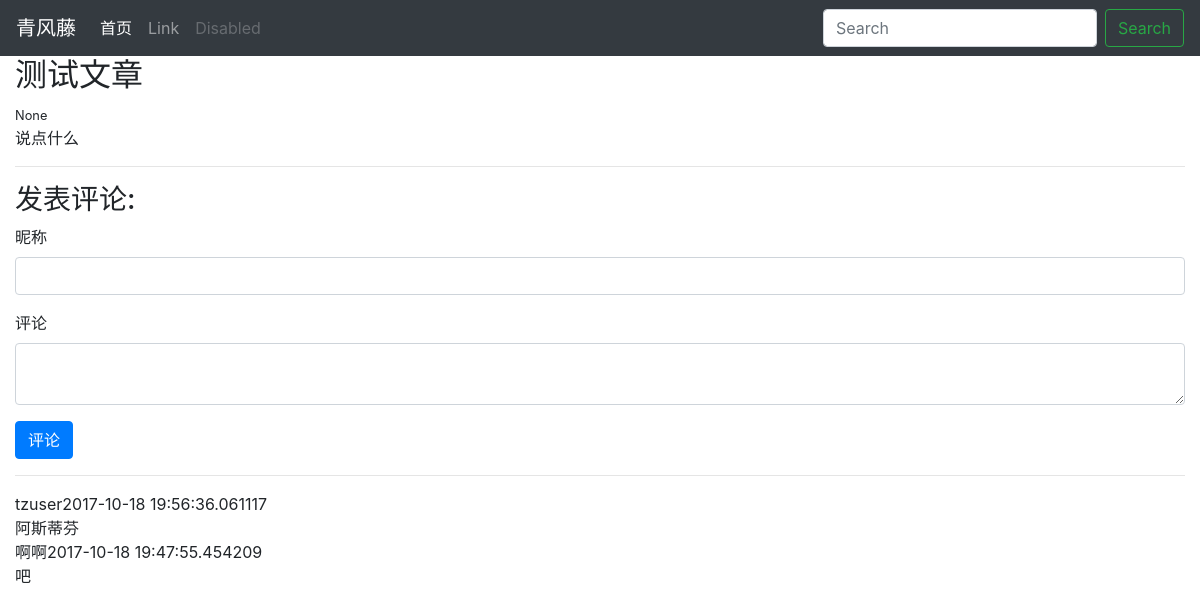
Page /blog/post/1 on the earlier database version.
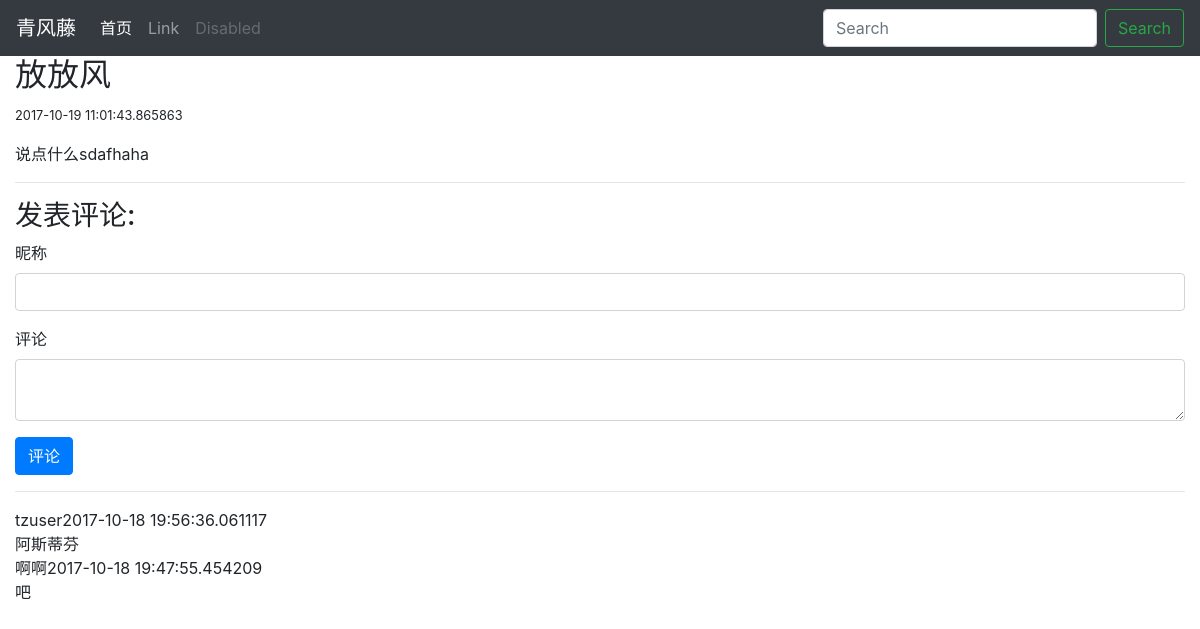
Same page on the later database version.
### webapp/models.py (models this page shows, shortened)
class Post(db.Model):
    id = db.Column(db.Integer(), primary_key=True)
    title = db.Column(db.String(255))
    text = db.Column(db.Text())
    publish_date = db.Column(db.DateTime())
    comments = db.relationship('Comment', backref='post', lazy='dynamic')
    user_id = db.Column(db.Integer(), db.ForeignKey('user.id'))
    tags = db.relationship('Tag', secondary=tags, backref=db.backref('posts', lazy='dynamic'))

### webapp/controllers/blog.py (the view, shortened to what this page needs)
@blog_blueprint.route('/post/<int:post_id>', methods=('GET', 'POST'))
def post(post_id):
    form = CommentForm()
    post = Post.query.get_or_404(post_id)
    tags = post.tags
    comments = post.comments.order_by(Comment.date.desc()).all()
    return render_template('post.html',
                           post=post,
                           tags=tags,
                           comments=comments,
                           form=form)

### webapp/forms.py
class CommentForm(Form):
    LANGUAGES = ['zh']
    name = StringField(
        u'昵称',
        validators=[DataRequired(), Length(max=255)]
    )
    text = TextAreaField(u'评论', validators=[DataRequired()])

### webapp/controllers/blog.py (called while the page is built)
@blog_blueprint.before_request
def before_request():
    if 'user_id' in session:
        g.user = User.query.get(session['user_id'])

### webapp/templates/blog/post.html (shortened to what this page needs)
{% extends "base.html" %}
{% block body %}
     <div >
        <div >
            <h2>{{ post.title }}</h2>
            <small>{{ post.publish_date }}</small>
            <p>{{ post.text | safe}}</p>
        </div >
        <hr >
        <h3>发表评论:</h3>
        <form method="POST" action="{{ url_for('.post',post_id=post.id) }}">
            <div class="form-group">
                {{ form.name.label() }}
                {{ form.name(class="form-control") }}
            </div>
            <div class="form-group">
                {{ form.text.label() }}
                {{ form.text(class="form-control") }}
            </div>
            <input class="btn btn-primary" type="submit" value="评论">
        </form>
        <hr >
        {% for item in comments %}
                <div class="well">
                    <div>{{ item.name }}{{ item.date }}</div>
                    <div>{{ item.text }}</div>
                </div>
        {% endfor %}
    </div>
{% endblock %}

Differences in the rows shown:
changed Post: title "测试文章" → "放放风"; publish_date "None" → "2017-10-19 11:01:43.865863"; text "说点什么" → "说点什么sdafhaha"
